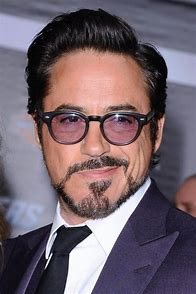
#> input picture images/Robert Downey/RD3.jfif, 196 x 294 px, given in place of the camera
$ jupyter execute jupy.ipynb
#> lines starting #> are read from the running program, lines starting #| are printed output that depends on the picture; after the words box and inside, x2 and y2 are one past the last pixel; in counts of white or black regions, pixels touching at a corner belong together
[cell 1]
import cv2
import os
from PIL import Image
import numpy as np
import pickle

# Taking the current dir name
BASE_DIR=os.path.dirname("C:\\Users\\vikas\\OneDrive\\Desktop\\VS code\\Face Recognition\\images")
# Taking the image dir
image_dir=os.path.join(BASE_DIR,"images")

#importing Face Classifier
face_cascade=cv2.CascadeClassifier('data/haarcascade_frontalface_alt2.xml')

#Here comes the LBPHFace Recognizer for the training purpose
recognizer = cv2.face.LBPHFaceRecognizer_create()
recognizer.save("trainer2.yml")

current_id=0
labels_id={}
x_train=[]
y_labels=[]

for root,dirs,files in os.walk(image_dir):
    for file in files:
        if file.endswith("jfif") or file.endswith("png") or file.endswith("jpg") or file.endswith("jpeg"):
            path=os.path.join(root,file)

            label=os.path.basename(os.path.dirname(path))
            #print(label,path) # printing each picture paths from the directory

            if label in labels_id:
                pass
            else:
                labels_id[label]=current_id
                current_id+=1
            id_=labels_id[label]


            pil_image=Image.open(path).convert("L") # .convert() into grayscale
            image_array=np.array(pil_image,'uint8') # image converted into numpy array
            faces=face_cascade.detectMultiScale(image_array)

            for (x,y,w,h) in faces:
                roi=image_array[y:y+h,x:x+w]
                x_train.append(roi)
                y_labels.append(id_)
#> pass 2 of the loop `for root,dirs,files in os.walk(image_dir):`:
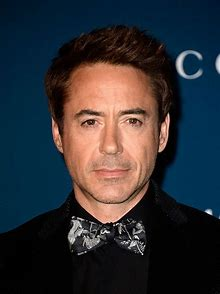
#> input picture images/Robert Downey/RD2.jfif, 220 x 294 px
#> `pil_image=Image.open(path).convert("L")`:
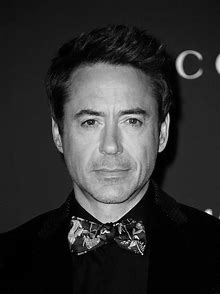
#> pil_image: PIL image 220x294 L; min 0, max 255, mean 48.2
#> `faces=face_cascade.detectMultiScale(image_array)`: faces = [[54, 76, 115, 115]]
#> the loop `for (x,y,w,h) in faces:` made 1 pass
#> pass 1, `roi=image_array[y:y+h,x:x+w]`:
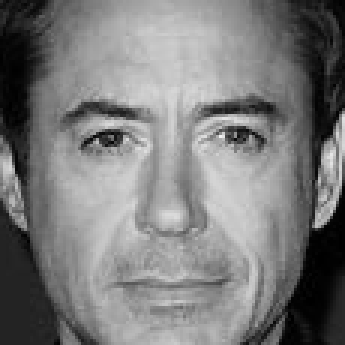
#> roi: shape (115, 115) (shown 3 times larger); min 0, max 240, mean 123
#> after the loop `for (x,y,w,h) in faces:`: x_train = 1 item; y_labels = [0]

print(labels_id)

with open("labels.pickle","wb") as f:
    pickle.dump(labels_id,f)

recognizer.train(x_train,np.array(y_labels))
recognizer.save("trainer2.yml")

[cell 2]
import numpy as np
import cv2

#importing Face Classifier
face_cascade=cv2.CascadeClassifier('data/haarcascade_frontalface_alt2.xml')
recognizer=cv2.face.LBPHFaceRecognizer_create()
recognizer.read("trainer2.yml")
cap=cv2.VideoCapture(0)

while(True):
    #Capture Frame by Frame
    ret,frame=cap.read()
#> frame is the input picture: shape (294, 196, 3); mean B, G, R 107.1, 97.9, 113.4
    gray=cv2.cvtColor(frame,cv2.COLOR_BGR2GRAY)
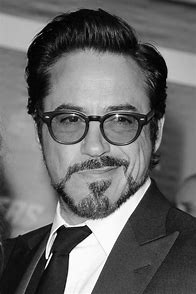
#> gray: shape (294, 196); min 0, max 255, mean 103.5
    #Detecting faces using cascade
    faces=face_cascade.detectMultiScale(gray)
#> faces = [[25, 65, 147, 147]]

    for(x,y,w,h) in faces:
        roi_gray=gray[y:y+h,x:x+w]
        roi_color=frame[y:y+h,x:x+w]

        #recognizer
        id_,conf=recognizer.predict(roi_gray)

        if conf<=75 and conf>=45:
            print(id_)
        else:
            print("Identity Unmatch")

        img_item="my_image.png"
        cv2.imwrite(img_item,roi_gray)

        color=(255,0,0)
        thick=2
        width=x+w
        height=y+h
        cv2.rectangle(frame,(x,y),(width,height),color,thick)
#> this loop made 1 pass
#> (x, y, w, h, id_, conf, img_item, color) on pass 1: (25, 65, 147, 147, 0, 0, 'my_image.png', (255, 0, 0))
#| Identity Unmatch
#> pass 1, `roi_gray=gray[y:y+h,x:x+w]`:
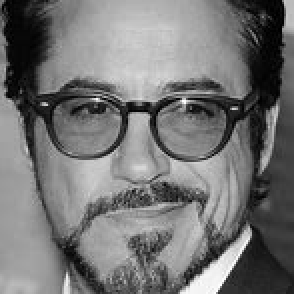
#> roi_gray: shape (147, 147) (shown 2 times larger); min 0, max 254, mean 116.3
#> pass 1, `roi_color=frame[y:y+h,x:x+w]`:
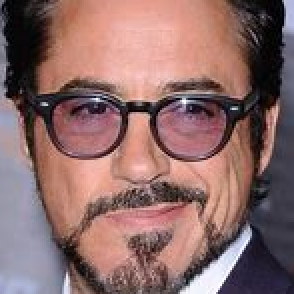
#> roi_color: shape (147, 147, 3) (shown 2 times larger); mean B, G, R 104.7, 106.5, 140
#> after the loop:
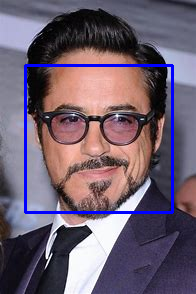
#> frame: shape (294, 196, 3); 3.05% of pixels changed, all inside (x1, y1, x2, y2) = (24, 64, 174, 214)

    #Display the resulting frame
    cv2.imshow('frame',frame)
    if cv2.waitKey(20) & 0xFF==ord('q'):
#> (key q is pressed here)
        break

#when everything done,release the capture
cap.release()
cv2.destroyAllWindows()
